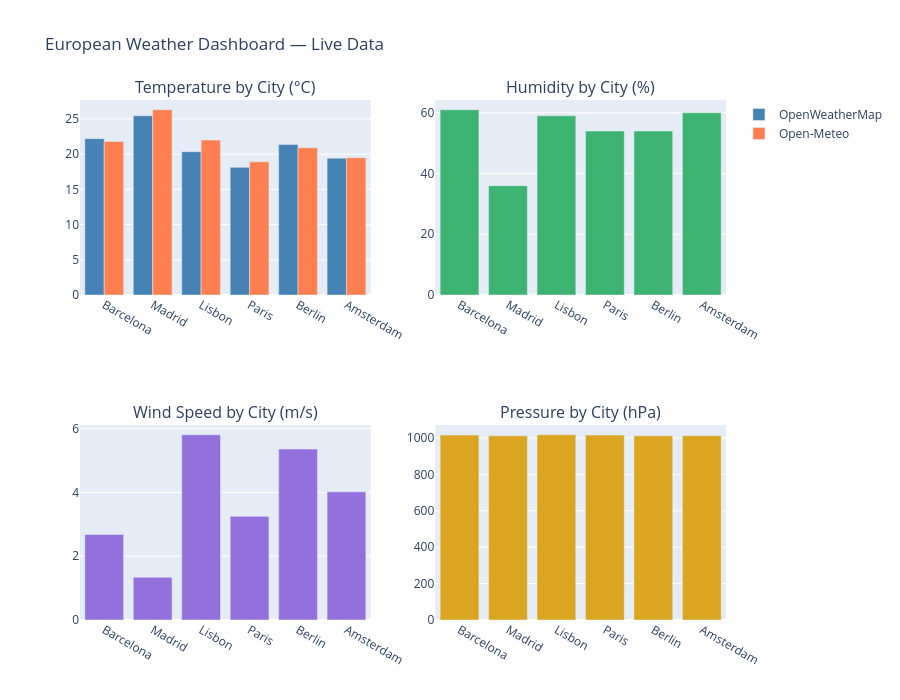

Notebook code for this chart:
### Code cell
fig = make_subplots(rows=2, cols=2,
    subplot_titles=[
        'Temperature by City (°C)',
        'Humidity by City (%)',
        'Wind Speed by City (m/s)',
        'Pressure by City (hPa)'
    ])

# Temperature — comparing both APIs
fig.add_trace(go.Bar(name='OpenWeatherMap', x=df['city'], y=df['temperature'],
                     marker_color='steelblue'), row=1, col=1)
fig.add_trace(go.Bar(name='Open-Meteo', x=df['city'], y=df['temperature_meteo'],
                     marker_color='coral'), row=1, col=1)

# Humidity
fig.add_trace(go.Bar(name='Humidity', x=df['city'], y=df['humidity'],
                     marker_color='mediumseagreen', showlegend=False), row=1, col=2)

# Wind speed
fig.add_trace(go.Bar(name='Wind Speed', x=df['city'], y=df['wind_speed'],
                     marker_color='mediumpurple', showlegend=False), row=2, col=1)

# Pressure
fig.add_trace(go.Bar(name='Pressure', x=df['city'], y=df['pressure'],
                     marker_color='goldenrod', showlegend=False), row=2, col=2)

fig.update_layout(
    height=700,
    title_text='European Weather Dashboard — Live Data',
    barmode='group'
)

fig.show()

### Figure 1 — Plotly figure (JSON) as saved in the notebook; plotly's stock layout.template omitted (floating-point values rounded to 4 significant figures)
{"data": [{"marker": {"color": "steelblue"}, "name": "OpenWeatherMap", "type": "bar", "x": ["Barcelona", "Madrid", "Lisbon", "Paris", "Berlin", "Amsterdam"], "xaxis": "x", "y": [22.19, 25.45, 20.35, 18.12, 21.36, 19.43], "yaxis": "y"}, {"marker": {"color": "coral"}, "name": "Open-Meteo", "type": "bar", "x": ["Barcelona", "Madrid", "Lisbon", "Paris", "Berlin", "Amsterdam"], "xaxis": "x", "y": [21.8, 26.3, 22.0, 18.9, 20.9, 19.5], "yaxis": "y"}, {"marker": {"color": "mediumseagreen"}, "name": "Humidity", "showlegend": false, "type": "bar", "x": ["Barcelona", "Madrid", "Lisbon", "Paris", "Berlin", "Amsterdam"], "xaxis": "x2", "y": [61, 36, 59, 54, 54, 60], "yaxis": "y2"}, {"marker": {"color": "mediumpurple"}, "name": "Wind Speed", "showlegend": false, "type": "bar", "x": ["Barcelona", "Madrid", "Lisbon", "Paris", "Berlin", "Amsterdam"], "xaxis": "x3", "y": [2.68, 1.34, 5.81, 3.25, 5.36, 4.02], "yaxis": "y3"}, {"marker": {"color": "goldenrod"}, "name": "Pressure", "showlegend": false, "type": "bar", "x": ["Barcelona", "Madrid", "Lisbon", "Paris", "Berlin", "Amsterdam"], "xaxis": "x4", "y": [1016, 1012, 1018, 1016, 1012, 1013], "yaxis": "y4"}], "layout": {"annotations": [{"font": {"size": 16}, "showarrow": false, "text": "Temperature by City (°C)", "x": 0.225, "xanchor": "center", "xref": "paper", "y": 1, "yanchor": "bottom", "yref": "paper"}, {"font": {"size": 16}, "showarrow": false, "text": "Humidity by City (%)", "x": 0.775, "xanchor": "center", "xref": "paper", "y": 1, "yanchor": "bottom", "yref": "paper"}, {"font": {"size": 16}, "showarrow": false, "text": "Wind Speed by City (m/s)", "x": 0.225, "xanchor": "center", "xref": "paper", "y": 0.375, "yanchor": "bottom", "yref": "paper"}, {"font": {"size": 16}, "showarrow": false, "text": "Pressure by City (hPa)", "x": 0.775, "xanchor": "center", "xref": "paper", "y": 0.375, "yanchor": "bottom", "yref": "paper"}], "barmode": "group", "height": 700, "title": {"text": "European Weather Dashboard — Live Data"}, "xaxis": {"anchor": "y", "domain": [0, 0.45]}, "xaxis2": {"anchor": "y2", "domain": [0.55, 1]}, "xaxis3": {"anchor": "y3", "domain": [0, 0.45]}, "xaxis4": {"anchor": "y4", "domain": [0.55, 1]}, "yaxis": {"anchor": "x", "domain": [0.625, 1]}, "yaxis2": {"anchor": "x2", "domain": [0.625, 1]}, "yaxis3": {"anchor": "x3", "domain": [0, 0.375]}, "yaxis4": {"anchor": "x4", "domain": [0, 0.375]}}}
